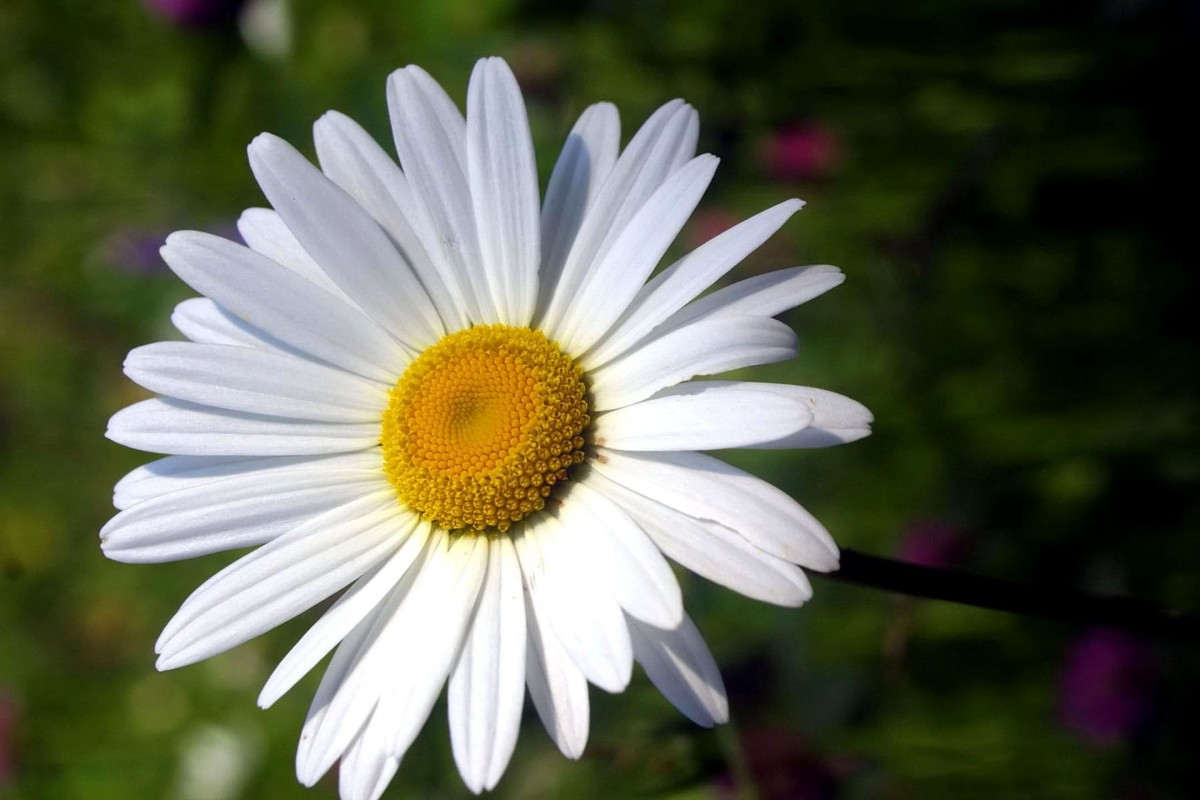
#> input picture 1.jpg, 1200 x 800 px
$ python high_boost.py
#> lines starting #> are read from the running program, lines starting #| are printed output that depends on the picture
import cv2
import numpy as np
import os
import matplotlib.pyplot as plt

image_path = '1.jpg'

sharpening_factor = 4

def load_image(image_filename):
    try:
        # Load the image
        image = cv2.imread(image_filename, cv2.IMREAD_GRAYSCALE)
        if image is not None:
            print(f"Image {image_filename} loaded successfully!")
            return image, os.path.splitext(image_filename)[0]  # Return the image name without extension
        else:
            print(f"Could not load the image {image_filename}. Check the path.")
            return None, None
    except Exception as e:
        print(f"Error loading the image: {str(e)}")
        return None, None

def apply_low_pass_filter(image, kernel_size, sigma):
    offset = kernel_size // 2
    x, y = np.arange(-offset, offset + 1), np.arange(-offset, offset + 1)
    x, y = np.meshgrid(x, y)
    kernel = np.exp(-(x ** 2 + y ** 2) / (2 * sigma ** 2))
    kernel /= np.sum(kernel)
    filtered_image = cv2.filter2D(image, -1, kernel)
    return filtered_image

def high_boost_filter(image, h_sharpening_factor, image_name):
    filtered_image = apply_low_pass_filter(image, kernel_size=5, sigma=1)
    sharpened_image = cv2.addWeighted(image, 1 + h_sharpening_factor, filtered_image, -h_sharpening_factor, 0)
    return sharpened_image, image_name

def save_image(image, output_filename):
    output_path = os.path.join('Output_Images', output_filename + '_Sharpened.jpg')
    cv2.imwrite(output_path, image)
    print(f"Image saved at {output_path}")

def main():
    loaded_image, image_name = load_image(image_path)
#> in load_image, `image = cv2.imread(image_filename, cv2.IMREAD_GRAYSCALE)`:
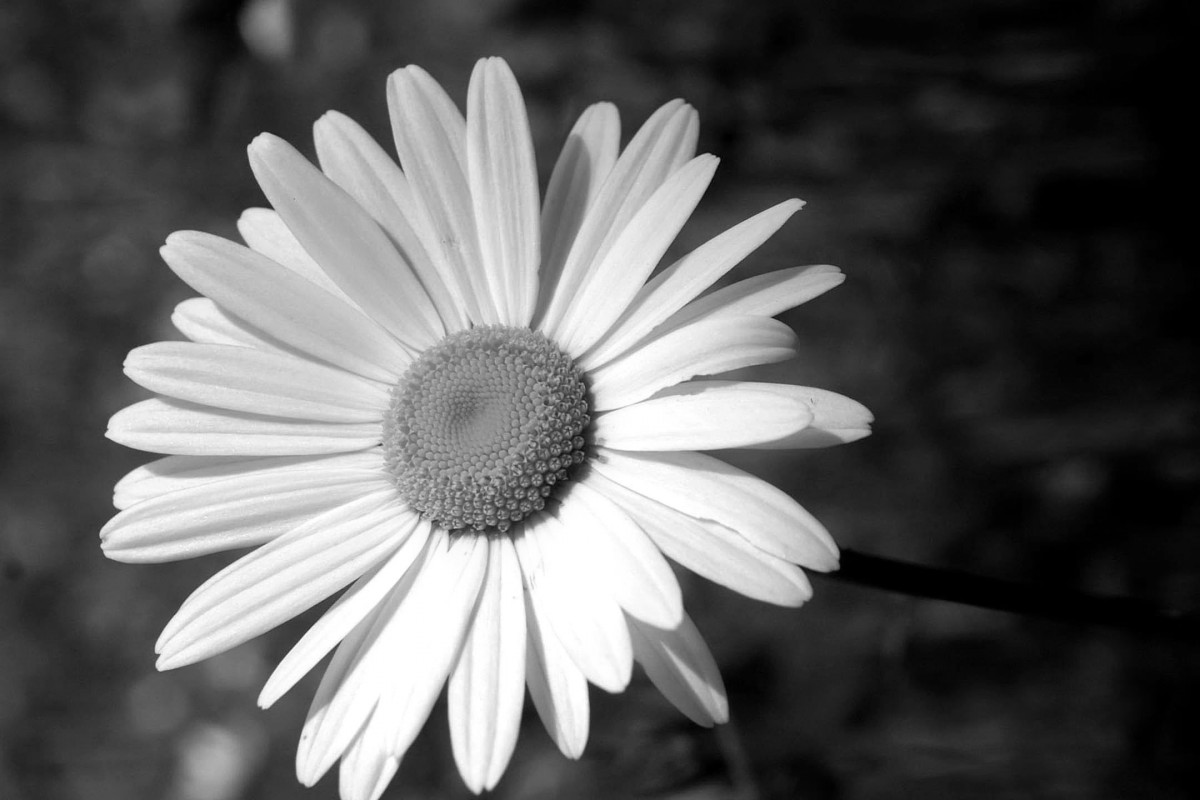
#> image: shape (800, 1200); min 0, max 255, mean 95.9
#> image_name = '1'

    if loaded_image is not None:
        sharpened_image, image_name = high_boost_filter(loaded_image, sharpening_factor, image_name)
        save_image(sharpened_image, image_name)

        # Display the images side by side in a matplotlib window
        fig, axes = plt.subplots(nrows=1, ncols=2, figsize=(10, 5))
        ax = axes.ravel()

        ax[0].imshow(loaded_image, cmap='gray')
        ax[0].set_title('Original Image')

        ax[1].imshow(sharpened_image, cmap='gray')
        ax[1].set_title('Image with Increased Sharpness')

        for a in ax:
            a.axis('off')

        plt.tight_layout()
        plt.show()
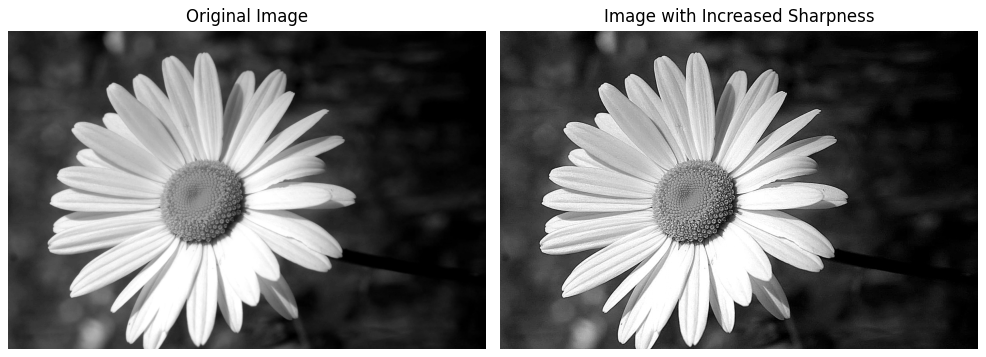
#> figure drawn by matplotlib, 2 panels

if __name__ == "__main__":
    main()
